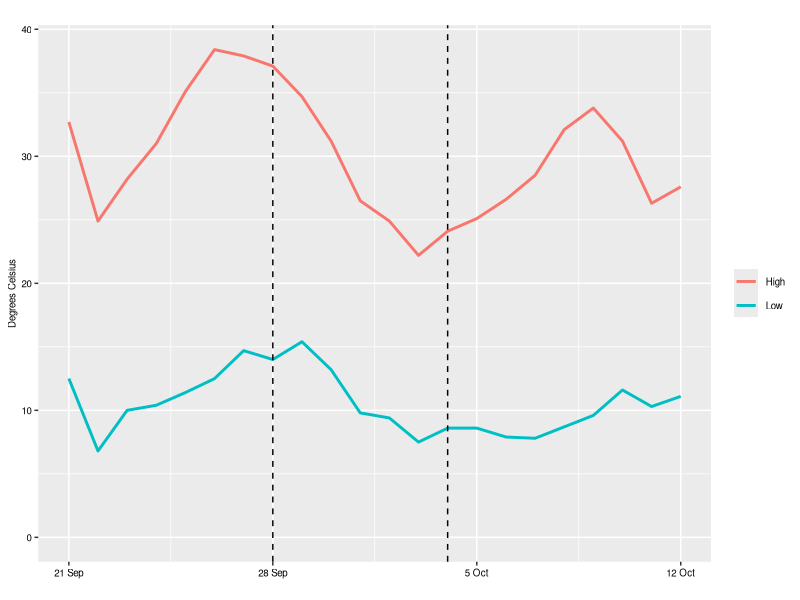
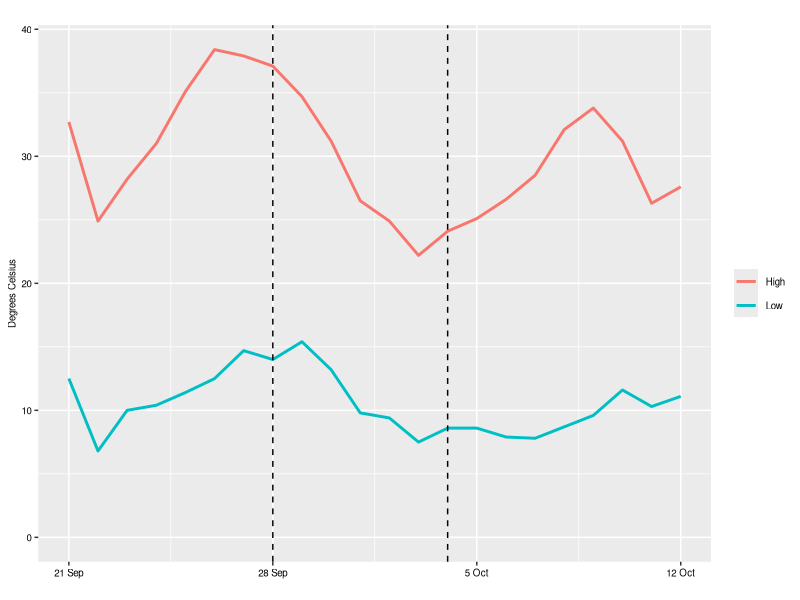
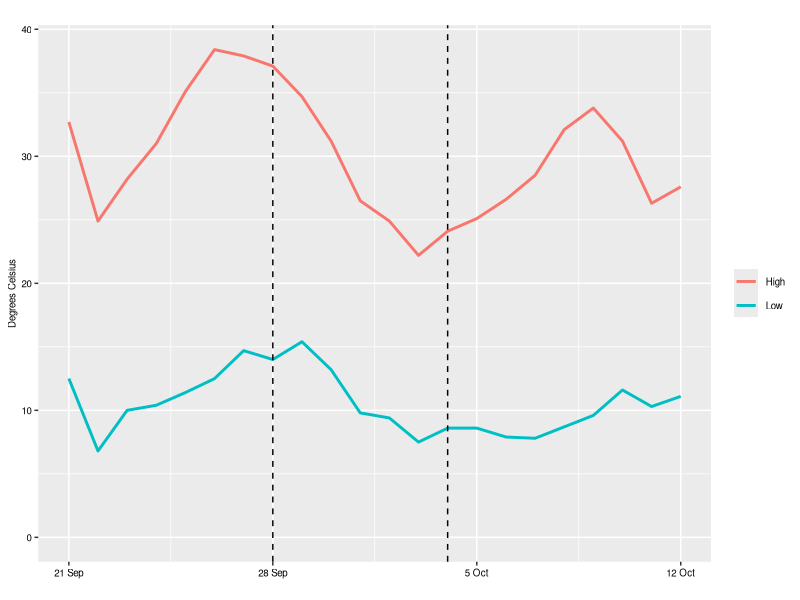

R code for these plots, in order:
#============================================================================
# Script11_y16_temperatures.R
# 
# Reads in a CIMIS max-min tempertature file
# CIMIS: https://cimis.water.ca.gov/Default.aspx
#
#============================================================================


#-- 0. Declare libraries and functions --------------------------------------
library(tidyverse)


#-- 1. Import data ----------------------------------------------------------

Temps <- read_csv("./data/y16_cimis105.csv")
Temps$Date <- as.Date(mdy(Temps$Date))

Temps
# # A tibble: 23 × 9
#   StnId StnName   CIMISRegion        Date         Jul MaxAirTempC qc1   MinAirTempC qc2  
#   <dbl> <chr>     <chr>              <date>     <dbl>       <dbl> <chr>       <dbl> <chr>
# 1   105 Westlands San Joaquin Valley 2016-09-21   265        32.7 NA           12.5 NA   
# 2   105 Westlands San Joaquin Valley 2016-09-22   266        24.9 NA            6.8 Y    
# 3   105 Westlands San Joaquin Valley 2016-09-23   267        28.2 NA           10   NA  

#-- 2. Clean data and reshape to tidy format --------------------------------

### Tidy format, from Date-Low-High to Date-TempType-Temp
Temps2 <- Temps %>% 
  rename(High = MaxAirTempC, Low = MinAirTempC) %>% 
  pivot_longer(cols = c(High,Low), 
               names_to ="TempType",
               values_to = "Temp") %>% 
  mutate(Day = as.integer(Date - as.Date("2016-09-21")))

Temps2
# # A tibble: 46 × 10
#   StnId StnName   CIMISRegion        Date         Jul qc1   qc2   TempType  Temp   Day
#   <dbl> <chr>     <chr>              <date>     <dbl> <chr> <chr> <chr>    <dbl> <int>
# 1   105 Westlands San Joaquin Valley 2016-09-21   265 NA    NA    High      32.7     0
# 2   105 Westlands San Joaquin Valley 2016-09-21   265 NA    NA    Low       12.5     0
# 3   105 Westlands San Joaquin Valley 2016-09-22   266 NA    Y     High      24.9     1
# 4   105 Westlands San Joaquin Valley 2016-09-22   266 NA    Y     Low        6.8     1

#-- 3. Plot as Line graph with separate lines for low and high --------------

### Below I seem to have converted the X-axis from date to numeric in order
### to get more precise control of the date format.

Tempfig <-
  ggplot(Temps2, aes(x=Day, y=Temp, colour=TempType, group=TempType)) + 
  geom_line(linewidth=1) +
  
  xlab("") +
  ylab("Degrees Celsius") +
  ggtitle("") +
  expand_limits(y=0) +                        # Expand y range
  scale_x_continuous(breaks = c(0,7,14,21), 
                     labels = c("21 Sep", "28 Sep", "5 Oct", "12 Oct"), 
                     limits = c(0, 21)) +
  
  geom_vline(xintercept = 7, linetype="dashed", color = "black") +
  geom_vline(xintercept = 13, linetype="dashed", color = "black") +
  
  theme(axis.title = element_text(color = "black", size = 7),
        axis.text = element_text(color = "black", size=7),
        plot.title = element_text(color = "black", size=7),
        legend.text = element_text(color = "black", size = 7),
        legend.title = element_blank()
  ) 
Tempfig 

ggsave(filename = "./Results/Fig3.eps", Tempfig,
       width = 2.83, height = 1.87, dpi = 300, units = "in", device='eps')


ggsave(filename = "./Results/Y16_daily_hi_lo.png", Tempfig,
       width = 2.83, height = 1.87, dpi = 300, units = "in", device='png')

#-- 4. Get reportable stats ------------------------------------------------

Temps2 <- Temps2 %>% 
  mutate(interval = case_when(Day < 8 ~ 1,
                              Day < 15 ~ 2,
                              .default = 3))

Temps2 %>% 
  group_by(interval,TempType) %>% 
  summarise(max = max(Temp),
            min = min(Temp),
            avg = mean(Temp))
